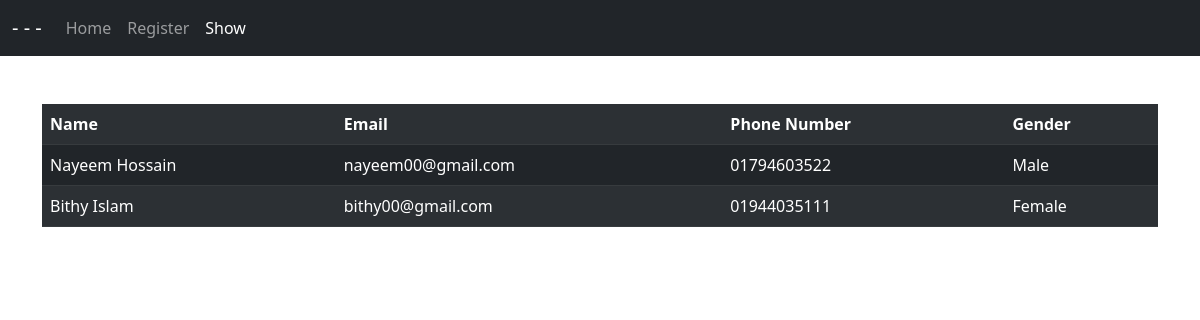
Page /show/ on the committed database.
### user_app/models.py (models this page shows, shortened)
class ExtendedUser(models.Model):
    phone_number = models.CharField(max_length=20)
    gender = models.CharField(max_length=20)
    user = models.OneToOneField(User, on_delete=models.CASCADE)

### user_app/views.py (the view)
# urls.py: path('show/', views.show, name='show'),
def show(request):
    data = ExtendedUser.objects.all()
    return render(request, 'show.html', {'data': data})

### templates/show.html (shortened to what this page needs)
{% extends 'base.html' %}
{% block navbar %}
<nav class="navbar navbar-expand-lg navbar-dark bg-dark">
  <div class="container-fluid">
    <a class="navbar-brand">- - -</a>
    <div class="collapse navbar-collapse" id="navbarText">
      <ul class="navbar-nav me-auto mb-2 mb-lg-0">
        <li class="nav-item">
          <a class="nav-link" aria-current="page" href="/">Home</a>
        </li>
        <li class="nav-item">
          <a class="nav-link" href="/register">Register</a>
        </li>
        <li class="nav-item">
          <a class="nav-link active" href="/show">Show</a>
        </li>
      </ul>
    </div>
  </div>
</nav>
{% endblock %}
{% block body %}
<div class="container mt-5">
    {%  if data %}
    <table class="table table-dark table-striped">
        <tr>
            <th scope="col">Name</th>
            <th scope="col">Email</th>
            <th scope="col">Phone Number</th>
            <th scope="col">Gender</th>
        </tr>
        {% for i in data %}
            <tr>
                <td>{{ i.user.first_name }} {{ i.user.last_name }}</td>
                <td>{{ i.user.email }}</td>
                <td>{{ i.phone_number }}</td>
                <td>{{ i.gender }}</td>
            </tr>
        {% endfor %}
    </table>
    {% endif %}
</div>
{% endblock %}

### templates/base.html (shortened to what this page needs)
<!DOCTYPE html>
<html lang="en">
  <head>
    <link href="https://cdn.jsdelivr.net/npm/bootstrap@5.1.3/dist/css/bootstrap.min.css" rel="stylesheet">
  </head>
  <body>
    {% block navbar %}
    {% endblock %}
    {% block body %}
    {% endblock %}
  </body>
</html>

### rows in the picture
ExtendedUser: user.first_name "Nayeem", user.last_name "Hossain", user.email "nayeem00@gmail.com", phone_number "01794603522", gender "Male"
ExtendedUser: user.first_name "Bithy", user.last_name "Islam", user.email "bithy00@gmail.com", phone_number "01944035111", gender "Female"
